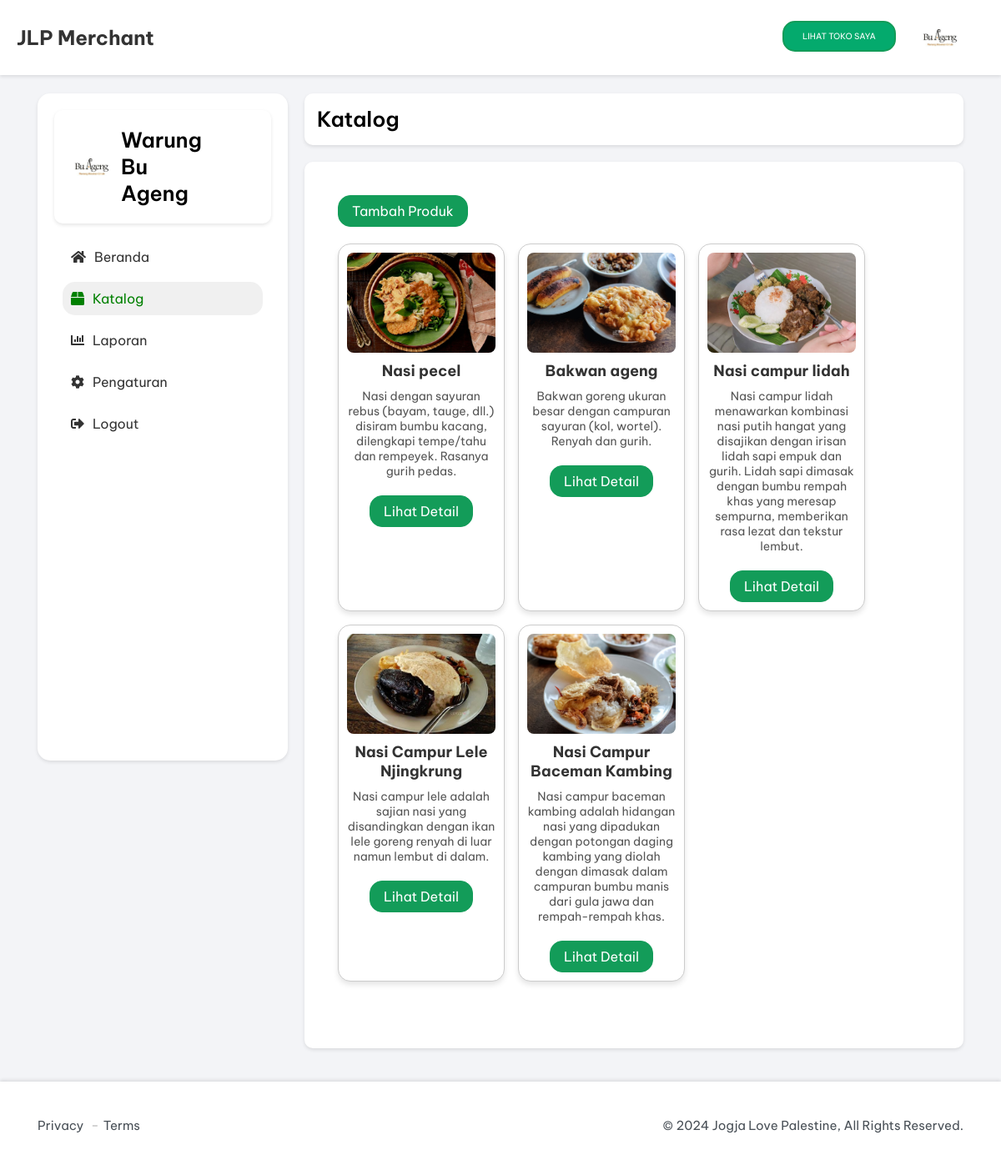
/account/katalog.php (signed in), run on the app's committed database.
### tables this page shows
CREATE TABLE IF NOT EXISTS `merchants` (
  `id` int NOT NULL AUTO_INCREMENT,
  `username` varchar(50) NOT NULL,
  `password` varchar(255) NOT NULL,
  `merchant_name` varchar(255) DEFAULT NULL,
  `email` varchar(255) DEFAULT NULL,
  `phone` varchar(50) DEFAULT NULL,
  `tujuan` varchar(255) DEFAULT NULL,
  `profile_picture` varchar(255) DEFAULT 'uploads/default.png',
  `main_image` varchar(255) DEFAULT 'uploads/default-main.jpg',
  `description` varchar(255) DEFAULT 'No bio yet.',
  `alamat` text,
  `operation_hours` varchar(255) DEFAULT '-',
  `social_media` varchar(255) DEFAULT '-',
  `website` varchar(255) DEFAULT '-',
  `maps_pin` text,
  `referral` varchar(255) DEFAULT NULL,
  PRIMARY KEY (`id`),
  UNIQUE KEY `username` (`username`)
);

CREATE TABLE IF NOT EXISTS `produk` (
  `id` int NOT NULL AUTO_INCREMENT,
  `merchant_id` int NOT NULL,
  `nama_produk` varchar(100) NOT NULL,
  `deskripsi` text,
  `gambar_produk` varchar(255) DEFAULT NULL,
  `harga` decimal(10,2) NOT NULL,
  PRIMARY KEY (`id`),
  KEY `merchant_id` (`merchant_id`),
  CONSTRAINT `produk_ibfk_1` FOREIGN KEY (`merchant_id`) REFERENCES `merchants` (`id`) ON DELETE CASCADE
);

### account/katalog.php (the view, shortened to what this page needs)
<?php
include 'db.php';
$username = $_SESSION['username'];
$query = "SELECT id, merchant_name, profile_picture FROM merchants WHERE username = '$username'";
$result = mysqli_query($conn, $query);
if ($result && mysqli_num_rows($result) > 0) {
  $merchant = mysqli_fetch_assoc($result);
  $merchant_id = $merchant['id'];
  $merchant_name = !empty($merchant['merchant_name']) ? $merchant['merchant_name'] : "Merchant";
  $query = "SELECT * FROM produk WHERE merchant_id = '$merchant_id'";
  $result = mysqli_query($conn, $query);
} else {
  echo "Merchant tidak ditemukan.";
  exit();
}
?>
<!DOCTYPE html>
<html lang="id">
<head>
  <link href="https://cdnjs.cloudflare.com/ajax/libs/font-awesome/5.15.3/css/all.min.css" rel="stylesheet" />
  <link rel="stylesheet" href="./assets/css/style.css">
  <link rel="stylesheet" href="./assets/css/lapor.css">
  <link rel="stylesheet" href="./assets/css/katal.css">
</head>
<body>
  <div class="header">
    <h1>JLP Merchant</h1>
    <div class="cardk">
      <div class="kolom1">
        <a class="toko" href="../detail.php?id=<?php echo $merchant['id']; ?>">Lihat Toko Saya</a>
      </div>
      <div class="kolom2">
        <img alt="Profile picture" height="50" src="<?php echo $merchant['profile_picture']; ?>" width="50" />
      </div>
    </div>
  </div>
  <div class="container">
    <div class="sidebar">
      <div class="profile">
        <img alt="Profile picture" height="50" src="<?php echo $merchant['profile_picture']; ?>" width="50" />
        <p class="profile-title"><?php echo $merchant_name; ?></p>
      </div>
      <a href="dashboard.php" id="fa"><i class="fas fa-home"></i> Beranda</a>
      <a class="active" href="katalog.php" id="fa"><i class="fas fa-box"></i> Katalog</a>
      <a href="laporan.php" id="fa"><i class="fas fa-chart-bar"></i> Laporan</a>
      <a href="pengaturan.php" id="fa"><i class="fas fa-cog"></i> Pengaturan</a>
      <a href="logout.php" id="fa" class="lgo"><i class="fas fa-sign-out-alt"></i> Logout</a>
    </div>
    <div class="content">
      <div class="title-card">
        <h1>Katalog</h1>
      </div>
      <div class="table-container">
        <main class="container">
          <div class="container1">
            <a href="tambah-produk.php" class="btn-primary">Tambah Produk</a><br><br>
            <div class="card-wrapper">
              <?php if (mysqli_num_rows($result) > 0): ?>
                <?php while ($product = mysqli_fetch_assoc($result)): ?>
                  <div class="card">
                    <img src="uploads/<?php echo $product['gambar_produk']; ?>"
                      alt="<?php echo $product['nama_produk']; ?>">
                    <h2><?php echo $product['nama_produk']; ?></h2>
                    <p><?php echo $product['deskripsi']; ?></p>
                    <br>
                    <a href="product-detail.php?id=<?php echo $product['id']; ?>" class="btn-primary">Lihat Detail</a>
                  </div>
                <?php endwhile; ?>
              <?php else: ?>
                <p>Tidak ada produk</p>
              <?php endif; ?>
            </div>
            <br><br>
          </div>
        </main>
      </div>
    </div>
  </div>
  <div class="footer">
    <div class="container">
      <ul class="footer-list">
        <li class="footer-item">
          <a href="privacy-policy.php" class="footer-link">Privacy</a>
        </li>
        <li class="footer-item">
          <a href="terms.php" class="footer-link">Terms</a>
        </li>
      </ul>
      <p class="copyright">
        &copy; 2024 <a href="#" class="copyright-link">Jogja Love Palestine</a>, All Rights Reserved.
      </p>
    </div>
  </div>
</body>
</html>

### account/assets/css/style.css (style rules this page uses)
:root { --imperial-red_12: hsla(357, 86%, 57%, 0.12); --pacific-blue_12: hsla(188, 78%, 41%, 0.12); --davys-gray_12: hsla(210, 9%, 31%, 0.12); --imperial-red: hsl(357, 86%, 57%); --sonic-sliver: hsl(0, 0%, 47%); --pacific-blue: hsl(188, 78%, 41%); --blue-ryb_12: hsla(220, 100%, 50%, 0.12); --space-cadet: hsl(220, 41%, 20%); --eerie-black: hsl(214, 10%, 13%); --davys-gray: hsl(210, 9%, 31%); --emerald_12: hsla(144, 62%, 53%, 0.12); --cool-gray: hsl(225, 11%, 59%); --cultured: hsl(225, 20%, 96%); --blue-ryb: #139C59; --black_08: hsla(0, 0%, 0%, 0.06); --black_12: hsla(0, 0%, 0%, 0.12); --coral_12: hsla(15, 100%, 65%, 0.12); --sunglow: hsl(44, 100%, 61%); --emerald: hsl(144, 62%, 53%); --onyx-2: hsl(210, 10%, 23%); --coral: hsl(15, 100%, 65%); --white: hsl(0, 0%, 100%); --onyx: hsl(207, 8%, 21%); --ff-vietnam: "Be Vietnam Pro", sans-serif; --fs-1: 1.563rem; --fs-2: 1.5rem; --fs-3: 1.25rem; --fs-4: 1.078rem; --fs-5: 1rem; --fs-6: 0.938rem; --fs-7: 0.875rem; --fs-8: 0.844rem; --fs-9: 0.813rem; --fs-10: 0.769rem; --fw-500: 500; --fw-600: 600; --transition: 0.25s ease; --cubic-out: cubic-bezier(0.45, 0.85, 0.5, 1); --cubic-in: cubic-bezier(0.5, 0, 0.50, 0.95); --radius-6: 6px; --shadow-1: 0 12px 20px hsla(210, 10%, 23%, 0.07); --shadow-2: 0 2px 10px hsla(0, 0%, 0%, 0.04); --shadow-3: 0 2px 20px var(--black_08); }
*, *::before, *::after { margin: 0; padding: 0; box-sizing: border-box; }
li { list-style: none; }
a { text-decoration: none; }
a, img, span, data, time, input, button, span.icon { display: block; border-radius: 16px; }
html { font-family: var(--ff-vietnam); scroll-behavior: smooth; }
body { padding-block-start: 92px; background: var(--cultured); }
.container { padding-inline: 15px; }
.card { position: relative; padding: 24px; border-radius: var(--radius-6); }
.btn-primary { color: var(--blue-ryb); border: 1px solid var(--blue-ryb); transition: var(--transition); }
.header { background: var(--white); position: fixed; top: 0; left: 0; width: 100%; height: 72px; padding-block: 20px; overflow: hidden; transition: 0.3s var(--cubic-in); box-shadow: var(--shadow-3); z-index: 1; }
.footer { background: var(--white); padding-block: 25px; }
.footer-list { display: flex; flex-wrap: wrap; justify-content: flex-end; align-items: flex-end; margin-bottom: 10px; }
.footer-link, .copyright { color: var(--davys-gray); font-size: var(--fs-6); line-height: 1.7; }
.footer-link, .copyright-link { display: inline-block; transition: var(--transition); }
:is(.footer-link, .copyright-link):is(:hover, :focus) { color: var(--blue-ryb); }
.footer-item:not(:last-child)::after { content: "-"; color: hsl(0, 0%, 80%); font-weight: var(--fw-600); margin-inline: 5px; }
.copyright-link { color: inherit; }
@media (min-width: 570px) { .container { max-width: 550px; margin-inline: auto; } }
@media (min-width: 768px) { .container { max-width: 700px; } }
@media (min-width: 992px) { .container { max-width: 950px; } }
@media (min-width: 992px) { .header { height: unset; padding-block: 10px; } }
@media (min-width: 992px) { .footer-list { margin-bottom: 0; } }
@media (min-width: 992px) { .footer .container { display: flex; justify-content: space-between; align-items: center; } }
@media (min-width: 1200px) { .container { max-width: 1150px; } }
h2 { text-align: center; margin-bottom: 20px; color: #333; }

### account/assets/css/katal.css (style rules this page uses)
.sidebar { width: 300px; height: 800px; border-radius: 15px; }
.content { display: flex; flex-direction: column; }

### data on the page
merchants: profile_picture (picture), merchant_name "Warung Bu Ageng"
produk: gambar_produk (picture), nama_produk "Nasi pecel", deskripsi "Nasi dengan sayuran rebus (bayam, tauge, dll.) disiram bumbu kacang, dilengkapi tempe/tahu dan rempeyek. Rasanya gurih pedas."
produk: gambar_produk (picture), nama_produk "Bakwan ageng", deskripsi "Bakwan goreng ukuran besar dengan campuran sayuran (kol, wortel). Renyah dan gurih."
produk: gambar_produk (picture), nama_produk "Nasi campur lidah", deskripsi "Nasi campur lidah menawarkan kombinasi nasi putih hangat yang disajikan dengan irisan lidah sapi empuk dan gurih. Lidah sapi dimasak dengan bumbu rempah khas yang meresap sempurna, memberikan rasa lezat dan tekstur lembut."
produk: gambar_produk (picture), nama_produk "Nasi Campur Lele Njingkrung", deskripsi "Nasi campur lele adalah sajian nasi yang disandingkan dengan ikan lele goreng renyah di luar namun lembut di dalam."
produk: gambar_produk (picture), nama_produk "Nasi Campur Baceman Kambing", deskripsi "Nasi campur baceman kambing adalah hidangan nasi yang dipadukan dengan potongan daging kambing yang diolah dengan dimasak dalam campuran bumbu manis dari gula jawa dan rempah-rempah khas."
